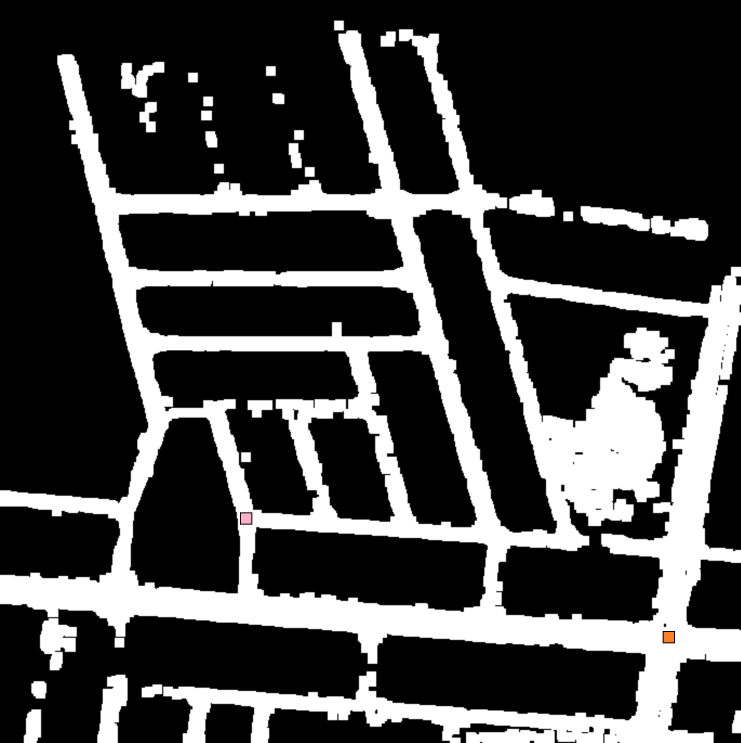
#> input picture maps/1.png, 2222 x 2229 px, found by its file name (shown at 1/3 size); its folder holds 3 pictures in this run
$ python st_en_read.py   (Python 2 division)
#> lines starting #> are read from the running program, lines starting #| are printed output that depends on the picture; after the words box and inside, x2 and y2 are one past the last pixel; in counts of white or black regions, pixels touching at a corner belong together; pictures that were not available may be replaced by others from this repository, and a replacement may not be noted
#> the answer given: 1
#> ``:
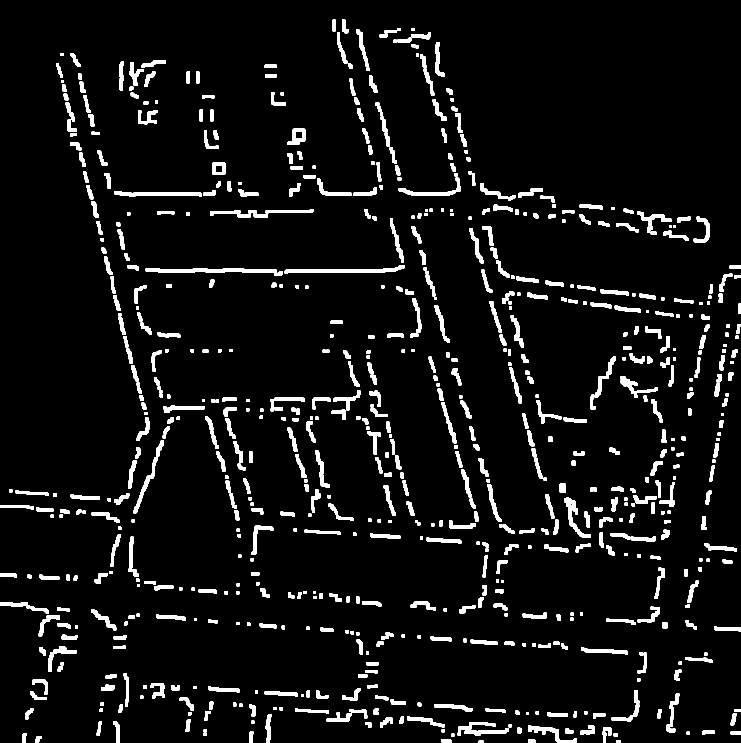
#> saved as processed_map_1.png: shape (2229, 2222) (shown at 1/3 size); 5.8% white; 797 white regions, largest, box (x1, y1, x2, y2) and area: (437, 805, 848, 828) 3925, (854, 795, 1214, 821) 3339, (343, 574, 606, 590) 2463
import cv2
import numpy as np
import heapq
import matplotlib.pyplot as plt
import preprocess
import time


rows = 160
#> rows = 160
columns = 160
width, height = 100, 100
def grid_map(img):
    # create a 2d array


    grid = np.zeros((rows, columns))
    print grid
    print
    try:


        for i in range(rows):
            for j in range(columns):
                # white blocks
                if (np.array_equal(img[7+(i*13), 7+(j*13)], [255, 255, 255])):
                    grid[i][j] = 0
                    # start -> orange block
                elif (np.array_equal(img[7+(i*13), 7+(j*13)], [39, 127, 255])):
                    grid[i][j] = 2
                    # end -> pink block
                elif (np.array_equal(img[7+(i*13), 7+(j*13)], [201, 174, 255])):
                    grid[i][j] = 3
                # obstacles ->black blocks
                else:
                    grid[i][j] = 1


    except Exception as e:
        print 'An Exception has occured,the Rows and Columns do not seem to match'
        print
        print 'please enter the number of rows and columns manually'
        row_local = input('Rows : ')
        Column_local = input('Columns : ')

        for i in range(int(row_local)):
            for j in range(int(Column_local)):
                # white blocks
                if (np.array_equal(img[18+(i*37), 18+(j*37)], [255, 255, 255])):
                    grid[i][j] = 0
                    # start -> orange block
                elif (np.array_equal(img[18+(i*37), 18+(j*37)], [39, 127, 255])):
                    grid[i][j] = 2
                    # end -> pink block
                elif (np.array_equal(img[18+(i*37), 18+(j*37)], [201, 174, 255])):
                    grid[i][j] = 3
                # obstacles ->black blocks
                else:
                    grid[i][j] = 1

    print grid

    # plt.imshow(grid, interpolation='none') # Plot the image, turn off interpolation
    # plt.show() # Show the image window
    return grid
    cv2.destroyAllWindows()

# -------------Route Plotting algorithm---------------

def plotter(grid,route):
    p = grid
    print 'plotting Route'
    time.sleep(2)
    # print route
    for x,y in route:
        p[(y-1),(x-1)] = 5


    plt.imshow(p, interpolation='none') # Plot the image, turn off interpolation
    # plt.show(1) # Show the image window
    plt.savefig('Map_route_'+number+'.png')
# -----------------------------------------------------
# -----------------------------------------------------

# ---------------------------A-Star Search Algorithm---------------

class Cell(object):
    def __init__(self, x, y, reachable):
        # setting some parameters for each cell
        self.reachable = reachable
        self.x = x
        self.y = y
        self.parent = None
        self.cost = 0
        self.heuristic = 0
        # net_cost=cost+heuristic
        self.net_cost = 0


class Astar(object):
    def __init__(self):
        # list of unchecked neighbour cells
        self.open = []
        # keeps cells with lowest total_cost at top
        heapq.heapify(self.open)
        # list of already checked cells
        self.closed = set()
        # list of neighbour cells
        self.cells = []

    def init_grid(self, grid):
        for i in range(rows):
            for j in range(columns):
                # detecting the obstacles
                if grid[i][j] == 1:
                    reachable = False
                else:
                    reachable = True
                self.cells.append(Cell(i, j, reachable))
                # detecting the start and end
                if(grid[i][j] == 2):
                    self.start = self.cell(i, j)
                if(grid[i][j] == 3):
                    self.end = self.cell(i, j)

    def cell(self, x, y):
        # returns the location to identify each cell
        return self.cells[x*columns+y]

    def cell_heuristic(self, cell):
        # returns the heuristic for astar algo
        return abs(cell.x-self.end.x)+abs(cell.y-self.end.y)

    def neighbour(self, cell):
        cells = []
        # returns a list of neigbours of a cell
        if cell.x < columns - 1:
            cells.append(self.cell(cell.x+1, cell.y))
        if cell.x > 0:
            cells.append(self.cell(cell.x-1, cell.y))
        if cell.y < rows-1:
            cells.append(self.cell(cell.x, cell.y+1))
        if cell.y > 0:
            cells.append(self.cell(cell.x, cell.y-1))
        return cells

    def update_cell(self, adj, cell):
        # update the details about the selected neigbour cell
        adj.cost = cell.cost + 1
        adj.heuristic = self.cell_heuristic(adj)
        adj.parent = cell
        adj.net_cost = adj.cost + adj.heuristic

    def display_path(self):
        # list for storing the path
        route_path = []
        # flag to determine length of path
        count = 0
        cell = self.end
        while cell.parent is not None:
            # storing the parents in list from end to start
            route_path.append([(cell.y)+1, (cell.x)+1])
            cell = cell.parent
            count += 1
        return route_path, count

    def search(self):
        # pushing the first element in open queue
        heapq.heappush(self.open, (self.start.net_cost, self.start))
        while(len(self.open)):
            net_cost, cell = heapq.heappop(self.open)
            # adding the checked cell to closed list
            self.closed.add(cell)
            if cell is self.end:
                # store path and path legth
                route_path, route_length = self.display_path()
                route_path.reverse()
                break
            # getting the adjoint cells
            neighbours = self.neighbour(cell)
            for path in neighbours:
                # if cell is not an obstacle and has not been already checked
                if path.reachable and path not in self.closed:
                    if (path.net_cost, path) in self.open:
                        # selecting the cell with least cost
                        if path.cost > cell.cost + 1:
                            self.update_cell(path, cell)
                    else:
                        self.update_cell(path, cell)
                        heapq.heappush(self.open, (path.net_cost, path))
        return route_path, route_length


def play(img):
    # map the grid in an array
    grid = grid_map(img)

    # executing A*
    solution = Astar()
    solution.init_grid(grid)
    route_path, route_length = solution.search()

    return route_length, route_path


# ---------------------------A-Star Search Algorithm---------------


# -------------------------------Main------------------------

preprocess.processor()

number = raw_input('\nEnter Map number for path planning')
#> the answer given: maps/1.png
print 'Map selected ' + number
time.sleep(1)
print
gray = cv2.imread('maps/'+number+'.png')
#> gray is the input picture: shape (2229, 2222, 3); mean B, G, R 67.6, 67.6, 67.6
edges = cv2.Canny(gray,50,150,apertureSize = 3)
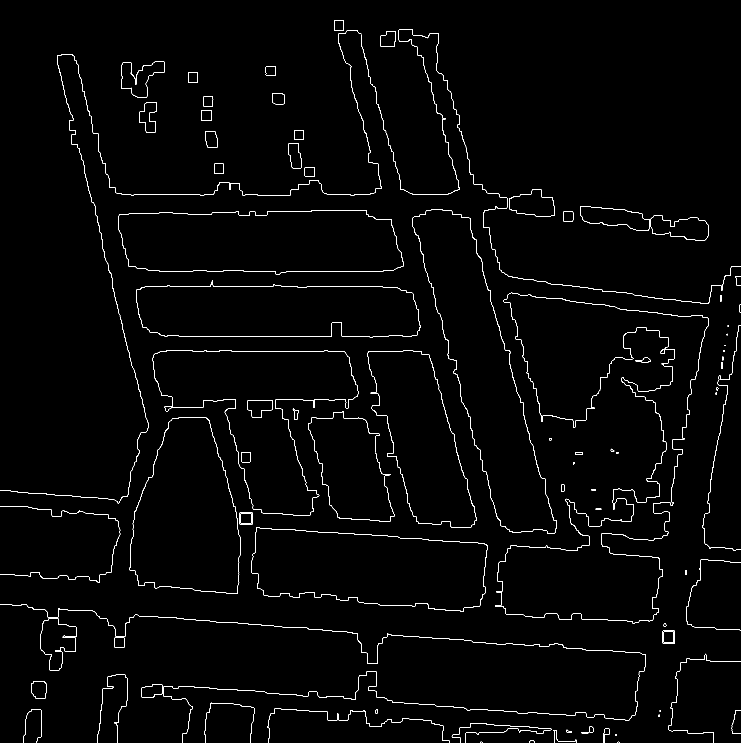
#> edges: shape (2229, 2222) (shown at 1/3 size); 1% white in thin lines or dots
minLineLength=100

lines = cv2.HoughLinesP(image=edges,rho=1,theta=np.pi/180, threshold=100,lines=np.array([]), minLineLength=minLineLength,maxLineGap=80)
#> lines = 125 rows, first 6: [477, 813, 1150, 813], [493, 1008, 1235, 1008], [480, 1054, 1264, 1054], [364, 582, 641, 582], [437, 858, 1145, 858], [1171, 657, 1209, 791]


a,b,c = lines.shape
#> a = 125; b = 1; c = 4
for i in range(a):
    cv2.line(gray, (lines[i][0][0], lines[i][0][1]), (lines[i][0][2], lines[i][0][3]), (0, 0, 255), 1, 4)
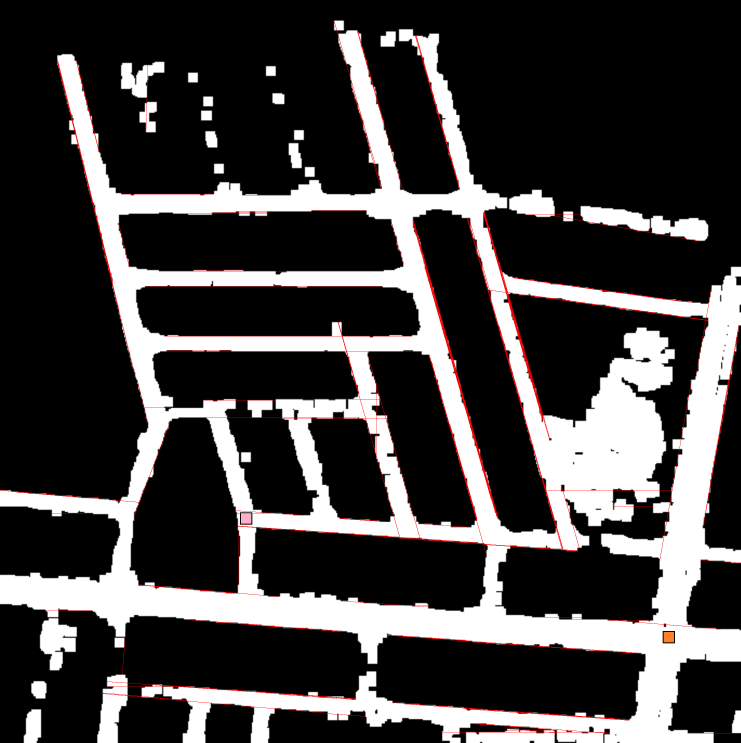
#> gray: shape (2229, 2222, 3) (shown at 1/3 size); mean B, G, R 66.2, 66.2, 69

grid_map(gray)
#> (printed output is left out)
#> after the loop in grid_map, `for i in range(rows):`:
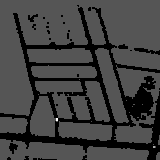
#> grid: shape (160, 160) float64; min 0, max 3, mean 0.769; drawn with min black and max white
#> (printed output is left out)

route_length, route_path = play(gray)
#> (printed output is left out)
#> (printed output is left out)
#> (the run stopped early here; a loop or call above may not have finished)
